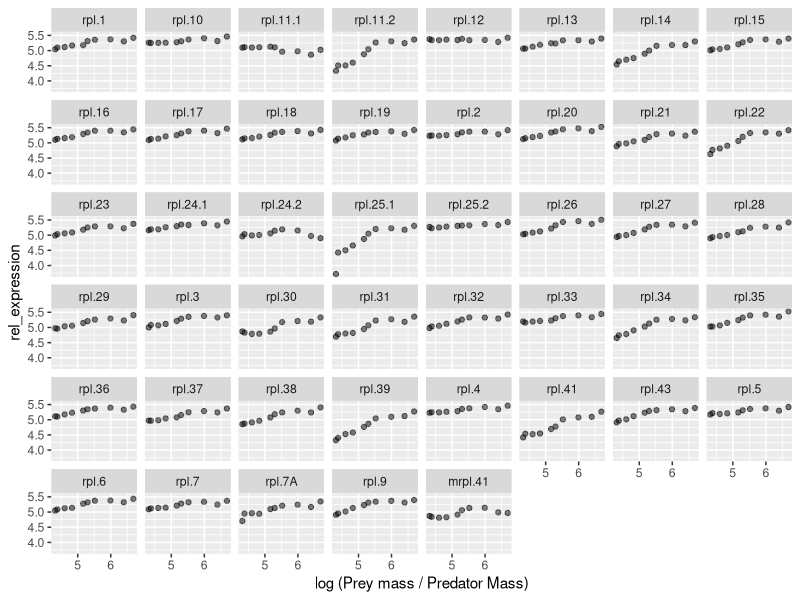
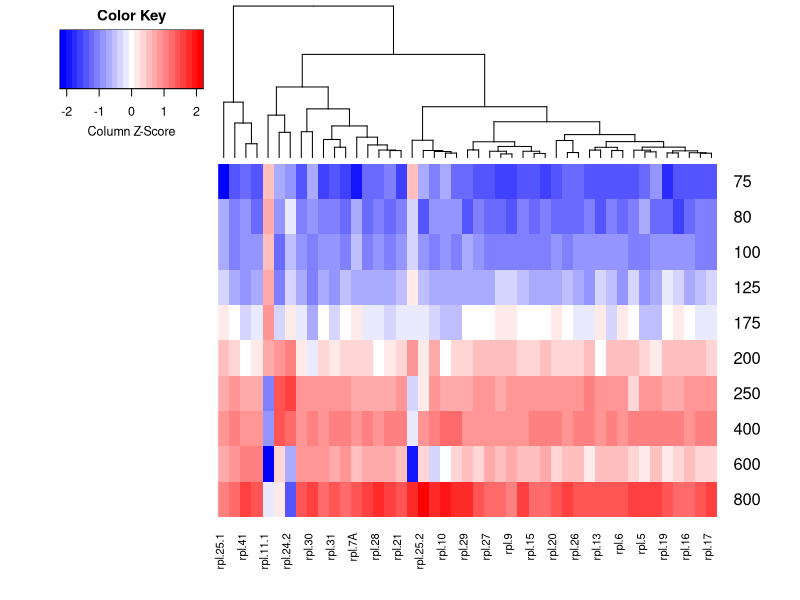

The R script that drew these images, in order: (Note: this script raises an error after producing the figures.)
# Load packages

library(ggplot2)
library(plyr)
library(reshape2)
library(scales)

################################################
# Set Directory
getwd()
setwd("/Users/jialelim/Documents/github/UPBS/newCode")
################################################

# Data source
# Levin, M., Hashimshony, T., Wagner, F., & Yanai, I. (2012). 
# Developmental milestones punctuate gene expression in the Caenorhabditis embryo. 
# Dev Cell, 22, 1101-8. doi:10.1016/j.devcel.2012.04.004

#################
# import Data
rpl_data <- read.csv("../Data/rpl_data.csv", header = TRUE)

names(rpl_data)
str(rpl_data)

# get rid of the first column, stages
tempData<-rpl_data[c(2:ncol(rpl_data))] # ncol(rpl_data) gives the number of the last column in data

#melt the data into long form

plotData<-melt(tempData, id.var="time_min")
colnames(plotData) <- c("time_min", "gene", "rel_expression")
head(plotData)

# model all the genes as a linear model (giving you genes that low-high or high-low)

#set the basic model
linmod<-function(plotData){lm(rel_expression~time_min,data=plotData)}

#using plyr iterate over all genes
alllinmod<-dlply(plotData,.(gene),linmod)

#get the linear coefficients (the slopes)
lincoef = ldply(alllinmod,coef)
head(lincoef)

colnames(lincoef) <- c("gene", "intercept", "linear")

#sort by the linear coefficient
lincoef <-lincoef [order(-lincoef $linear),]
head(lincoef)

multi1 <- ggplot(plotData, aes(x = log(time_min), y = rel_expression)) +
  geom_point(alpha = I(0.5)) +                 
  labs(x = "log (Prey mass / Predator Mass)") +  # x and y axis labels
  scale_color_brewer(palette="Dark2") +          # change color palette 
  facet_wrap(~gene, ncol = 8) +  # facet based on Location and maximum 11 plots each row
  theme(legend.position="none") # remove all legends
multi1 

# Making a distance matrix from multivariate expression data and then a heatmap

# Loading libraries
library(cluster)
library(gplots)
library(gtools)
library(gdata)
library(caTools)
library(bitops)
library(RColorBrewer)

# Make a distance matrix:  specify the columns that the data are in by mydata[,1:lastcolumnnumber]. This will depend on how many genes you have in your interaction network.

DistanceMatrix<-dist(tempData[,2:ncol(tempData)], method = "euclidean", diag = TRUE, upper = TRUE, p = 2)

# see that you've made your datamatrix.  You should see a grid of pairwise distances.

list(DistanceMatrix)


# Make the two-way cluster and heatmap.  Again specify the columns that your data are in. Also specify the label. 
plot.new()
heatmap<-heatmap.2(data.matrix(tempData[,2:ncol(tempData)]), 
                   col=bluered(25), 
                   trace="none",
                   density.info="none", 
                   mar=c(5,5),
                   symkey=TRUE,
                   dendrogram="column",
                   labRow=plotData$time_min,
                   scale=c("col"),
                   Rowv=FALSE,
                   hclustfun=function(a) hclust((a),method="complete"))

# You should see a heatmap with a single cluster. Save it as a PDF. 

# If you want to see the effect of altering the clustering method from "ward" to something else, go:
?hclust

# under "method" you will see various options: "single", "median" etc.  See if they give you a cleaner separation. 




#pull out some gene

#plot the relatie expression pattern of the gene
ggplotall<-quartz(7,7)
onegeneplot<-ggplot()+
  geom_point(data=onegene, aes(x=time_min, y=rel_expression), size=1, alpha=1, colour="black")+
  geom_smooth(data=onegene, aes(x=time_min, y=rel_expression), method=lm, size=0.5, alpha=0.5, colour="red", se=FALSE)+
  ylab("relative expression")+
  xlab("time (min)")+
  #coord_cartesian(xlim = c(0, 50), ylim = c(0, 0.060))+
  scale_x_continuous(breaks=pretty_breaks(n=10))+
  scale_y_continuous(breaks=pretty_breaks(n=7))+
  ggtitle("relative expression of WBGene00003515_myo.3")+
  theme_classic(base_size = 12, base_family = "")+
  theme(axis.line.x = element_line(colour = 'black', size=1, linetype='solid'),
        axis.line.y = element_line(colour = 'black', size=1, linetype='solid'))
onegeneplot

# model a quadratic function (giving you genes that are low-high-low, or high-low-high)


quadmodel<-function(md){lm(rel_expression~time_min + I(time_min^2),data=md)}
allquadmodel<-dlply(md,.(gene),quadmodel)
quadcoef = ldply(allquadmodel,coef)
colnames(quadcoef) <- c("year", "intercept", "linear", "quad")

#sort by the quad coefficient
quadcoef<- quadcoef[order(+quadcoef$quad),]
head(quadcoef)

onegene<-subset(md, gene=="rpl.25.1")

#plot the relatie expression pattern of the gene
ggplotall<-
  quartz(7,7)
onegeneplot<-ggplot()+
  geom_point(data=onegene, aes(x=time_min, y=rel_expression), size=1, alpha=1, colour="black")+
  geom_smooth(data=onegene, aes(x=time_min, y=rel_expression), method=lm, formula=y~poly(x,2), size=0.5, alpha=0.5, colour="red", se=FALSE)+
  ylab("relative expression")+
  xlab("time (min)")+
  #coord_cartesian(xlim = c(0, 50), ylim = c(0, 0.060))+
  scale_x_continuous(breaks=pretty_breaks(n=10))+
  scale_y_continuous(breaks=pretty_breaks(n=7))+
  ggtitle("relative expression of WBGene00003515_myo.3")+
  theme_classic(base_size = 12, base_family = "")+
  theme(axis.line.x = element_line(colour = 'black', size=1, linetype='solid'),
        axis.line.y = element_line(colour = 'black', size=1, linetype='solid'))
onegeneplot


#So, pick some gene with an interesting pattern or even a gene with an interesting function or both, and go from there. 
